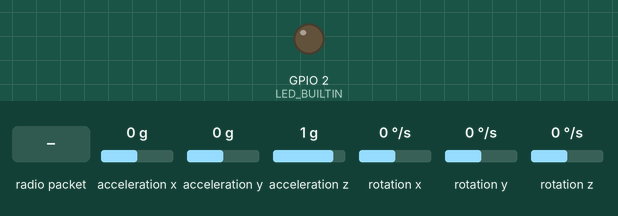
This sketch was run on a simulated ESP32. On the bench: output pins drawn as LEDs (lit = HIGH). Dashed ring = blinking. Inputs (shaded band) come from the test bench; at power-on: acceleration x 0 g, acceleration y 0 g, acceleration z 1 g, rotation x 0 °/s, rotation y 0 °/s, rotation z 0 °/s. What the sketch prints to the serial monitor is not drawn.

Above: at 0.0 s.
At 11.8 s:
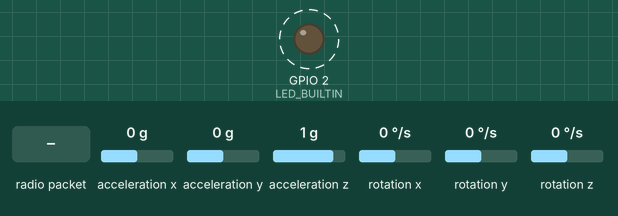
11.9 s: radio packet "1" arrives
Timing chart, 0 to 67.4 s (numbered marks = the images above; inputs shaded):
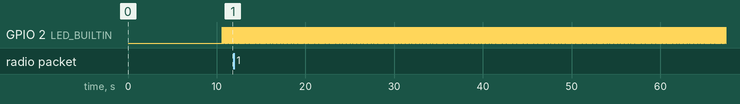

The sketch:

shakemap-sensor-esp32-mpu6050.ino
```cpp
#include "I2Cdev.h"
// #include "MPU6050.h"
#include "MPU6050_6Axis_MotionApps20.h"
#include <esp_now.h>
#include <WiFi.h>
#include <esp_wifi.h>


#define BOARD2  // BOARD1 or BOARD2

#ifdef BOARD1
#define RECVR_MAC \
  { 0xE0, 0xE2, 0xE6, 0x70, 0x43, 0xB4 }  // replace with your board's address
//#define BLINK_ON_SEND
//#define BLINK_ON_SEND_SUCCESS
#define BLINK_ON_RECV
#else
#define RECVR_MAC \
  { 0x24, 0x0A, 0xC4, 0x60, 0xB4, 0x38 }  // replace with your board's address
//#define BLINK_ON_SEND
#define BLINK_ON_SEND_SUCCESS
//#define BLINK_ON_RECV
#endif

#define WIFI_CHAN 13  // 12-13 only legal in US in lower power mode, do not use 14
#define BAUD_RATE 115200
#define TX_PIN 1               // default UART0 is pin 1 (shared by USB)
#define RX_PIN 3               // default UART0 is pin 3 (shared by USB)
#define SER_PARAMS SERIAL_8N1  // SERIAL_8N1: start/stop bits, no parity

#define BUFFER_SIZE 250  // max of 250 bytes
#define DEBUG // for additional serial messages (may interfere with other messages)

#ifndef LED_BUILTIN
#define LED_BUILTIN 2  // some boards don't have an LED or have it connected elsewhere
#endif

const uint8_t broadcastAddress[] = RECVR_MAC;
// wait for double the time between bytes at this serial baud rate before sending a packet
// this *should* allow for complete packet forming when using packetized serial comms
const uint32_t timeout_micros = (int)(1.0 / BAUD_RATE * 1E6) * 20;

uint8_t buf_recv[BUFFER_SIZE];
uint8_t buf_send[BUFFER_SIZE];
uint8_t buf_size = 0;
uint32_t send_timeout = 0;

esp_now_peer_info_t peerInfo;  // scope workaround for arduino-esp32 v2.0.1

#if defined(DEBUG) || defined(BLINK_ON_SEND_SUCCESS)
uint8_t led_status = 0;
void OnDataSent(const uint8_t *mac_addr, esp_now_send_status_t status) {
#ifdef DEBUG
  if (status == ESP_NOW_SEND_SUCCESS) {
    Serial.println("Send success");
  } else {
    Serial.println("Send failed");
  }
#endif

#ifdef BLINK_ON_SEND_SUCCESS
  if (status == ESP_NOW_SEND_SUCCESS) {
    led_status = ~led_status;
    // this function happens too fast to register a blink
    // instead, we latch on/off as data is successfully sent
    digitalWrite(LED_BUILTIN, led_status);
    return;
  }
  // turn off the LED if send fails
  led_status = 0;
  digitalWrite(LED_BUILTIN, led_status);
#endif
}
#endif

void OnDataRecv(const uint8_t *mac, const uint8_t *incomingData, int len) {
#ifdef BLINK_ON_RECV
  digitalWrite(LED_BUILTIN, HIGH);
#endif
  memcpy(&buf_recv, incomingData, sizeof(buf_recv));
  Serial.write(buf_recv, len);
#ifdef BLINK_ON_RECV
  digitalWrite(LED_BUILTIN, LOW);
#endif
#ifdef DEBUG
  Serial.print("\n Bytes received: ");
  Serial.println(len);
#endif
}

MPU6050 mpu;

// MPU control/status vars
bool dmpReady = false;  // set true if DMP init was successful
uint8_t mpuIntStatus;   // holds actual interrupt status byte from MPU
uint8_t devStatus;      // return status after each device operation (0 = success, !0 = error)
uint16_t packetSize;    // expected DMP packet size (default is 42 bytes)
uint16_t fifoCount;     // count of all bytes currently in FIFO
uint8_t fifoBuffer[64]; // FIFO storage buffer

Quaternion q;         // [w, x, y, z]         quaternion container
VectorInt16 aa;       // [x, y, z]            accel sensor measurements
VectorInt16 aaReal;   // [x, y, z]            gravity-free accel sensor measurements
VectorInt16 aaWorld;  // [x, y, z]            world-frame accel sensor measurements
VectorFloat gravity;  // [x, y, z]            gravity vector


void setup(void) {
  delay(10000);

  pinMode(LED_BUILTIN, OUTPUT);

  // join I2C bus (I2Cdev library doesn't do this automatically)
#if I2CDEV_IMPLEMENTATION == I2CDEV_ARDUINO_WIRE
  Wire.begin();
  Wire.setClock(400000);  // 400kHz I2C clock. Comment this line if having compilation difficulties
#elif I2CDEV_IMPLEMENTATION == I2CDEV_BUILTIN_FASTWIRE
  Fastwire::setup(400, true);
#endif

  Serial.begin(BAUD_RATE, SER_PARAMS, RX_PIN, TX_PIN);
  Serial.println(send_timeout);
  WiFi.mode(WIFI_STA);

#ifdef DEBUG
  Serial.print("ESP32 MAC Address: ");
  Serial.println(WiFi.macAddress());
#endif

  if (esp_wifi_set_channel(WIFI_CHAN, WIFI_SECOND_CHAN_NONE) != ESP_OK) {
#ifdef DEBUG
    Serial.println("Error changing WiFi channel");
#endif
    return;
  }

  if (esp_now_init() != ESP_OK) {
#ifdef DEBUG
    Serial.println("Error initializing ESP-NOW");
#endif
    return;
  }

#if defined(DEBUG) || defined(BLINK_ON_SEND_SUCCESS)
  esp_now_register_send_cb(OnDataSent);
#endif

  // esp_now_peer_info_t peerInfo;  // scope workaround for arduino-esp32 v2.0.1
  memcpy(peerInfo.peer_addr, broadcastAddress, 6);
  peerInfo.channel = WIFI_CHAN;
  peerInfo.encrypt = false;

  if (esp_now_add_peer(&peerInfo) != ESP_OK) {
#ifdef DEBUG
    Serial.println("Failed to add peer");
#endif
    return;
  }

  esp_now_register_recv_cb(OnDataRecv);

  Serial.println(F("Initializing I2C devices..."));
  mpu.initialize();

  // verify connection
  Serial.println(F("Testing device connections..."));
  Serial.println(mpu.testConnection() ? F("MPU6050 connection successful") : F("MPU6050 connection failed"));


  // load and configure the DMP
  Serial.println(F("Initializing DMP..."));
  devStatus = mpu.dmpInitialize();

  // supply your own gyro offsets here, scaled for min sensitivity
  mpu.setXGyroOffset(220);
  mpu.setYGyroOffset(76);
  mpu.setZGyroOffset(-85);
  mpu.setZAccelOffset(1788);  // 1688 factory default for my test chip

  // make sure it worked (returns 0 if so)
  if (devStatus == 0) {
    // Calibration Time: generate offsets and calibrate our MPU6050
    mpu.CalibrateAccel(6);
    mpu.CalibrateGyro(6);
    mpu.PrintActiveOffsets();
    // turn on the DMP, now that it's ready
    Serial.println(F("Enabling DMP..."));
    mpu.setDMPEnabled(true);

    mpuIntStatus = mpu.getIntStatus();

    // set our DMP Ready flag so the main loop() function knows it's okay to use it
    Serial.println(F("DMP ready! Waiting for first interrupt..."));
    dmpReady = true;

    // get expected DMP packet size for later comparison
    packetSize = mpu.dmpGetFIFOPacketSize();
  } else {
    // ERROR!
    // 1 = initial memory load failed
    // 2 = DMP configuration updates failed
    // (if it's going to break, usually the code will be 1)
    Serial.print(F("DMP Initialization failed (code "));
    Serial.print(devStatus);
    Serial.println(F(")"));
  }

  Serial.println("Reading events");
  delay(100);
}


void send_buffer_esp_now() {
#ifdef BLINK_ON_SEND
  digitalWrite(LED_BUILTIN, HIGH);
#endif
  esp_err_t result = esp_now_send(broadcastAddress, (uint8_t *)&buf_send, buf_size);
  buf_size = 0;
#ifdef DEBUG
  if (result == ESP_OK) {
    Serial.println("Sent!");
  } else {
    Serial.println("Send error");
  }
#endif
#ifdef BLINK_ON_SEND
  digitalWrite(LED_BUILTIN, LOW);
#endif
}

void loop() {
  delay(10);

  // read a packet from FIFO
  if (mpu.dmpGetCurrentFIFOPacket(fifoBuffer)) {  // Get the Latest packet


    mpu.dmpGetQuaternion(&q, fifoBuffer);
    mpu.dmpGetAccel(&aa, fifoBuffer);
    mpu.dmpGetGravity(&gravity, &q);
    mpu.dmpGetLinearAccel(&aaReal, &aa, &gravity);


    // Serial.print("Linear Acceration - x: ");
    // Serial.print("x:");
    Serial.print(aaReal.x);
    Serial.print(",");
    // Serial.print("y:")
    Serial.print(aaReal.y);
    Serial.print(",");
    // Serial.print("z:")
    Serial.println(aaReal.z);


    int charsWritten = snprintf((char *)buf_send, BUFFER_SIZE, "%d,%d,%d\n",
                                aaReal.x,
                                aaReal.y,
                                aaReal.z);

    if (charsWritten >= BUFFER_SIZE || charsWritten < 0) {
      // Handle error (buffer too small or other error occurred)
      Serial.println("snprintf error");
      buf_size = 0;
    } else {
      buf_size = charsWritten;
      send_buffer_esp_now();
    }
  }
}
```

Measured:
- by itself, GPIO 2 (LED_BUILTIN): alternates HIGH for 0.02 s and LOW for 0.02 s
